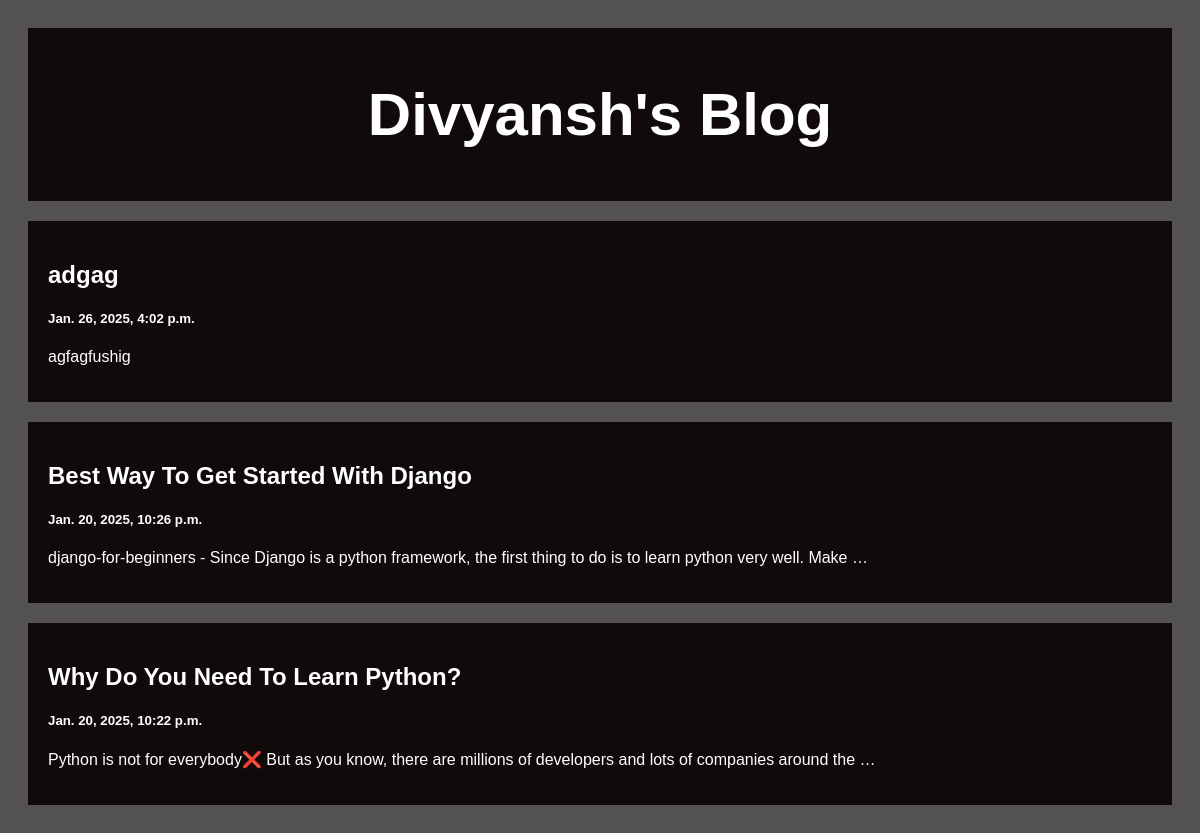
The page / on the database its author committed.
### posts/models.py (models this page shows)
class Post(models.Model):
    title = models.CharField(max_length=100)
    body = models.CharField(max_length=1000000)
    created_at = models.DateTimeField(default=datetime.now, blank=True)
    class Meta:
        verbose_name = "Post"  # Singular form
        verbose_name_plural = "Posts"  # Correct plural form

### posts/views.py (the view)
# urls.py: path('', views.index, name ='index'),
def index(request):
    posts = Post.objects.all()
    return  render(request, 'index.html', {'posts':posts})

### templates/index.html (shortened to what this page needs)
<!DOCTYPE html>
<html>
<head>
</head>
<body>
<div class="header">
  <h2>Divyansh's Blog</h2>
</div>
<div class="row">
  <div class="leftcolumn">
    {% for post in posts reversed %}
    <div class="card">
      <a style="text-decoration: none; color: white;" href="/post/{{post.id}}">
        <h2>{{post.title}}</h2>
        <h5>{{post.created_at}}</h5>
        <p>{{post.body|truncatewords:20}}</p>
      </a>
    </div>
    {% endfor %}
  </div>
</div>
</body>
</html>

### templates/index.html (style rules this page uses)
* { box-sizing: border-box; }
body { font-family: Arial; padding: 20px; background: #545151; }
.header { padding: 2px; font-size: 40px; text-align: center; background: #100a0a; color: white; }
.leftcolumn { float: left; width: 100%; }
.card { background-color: #100a0a; padding: 20px; margin-top: 20px; }
.row:after { content: ""; display: table; clear: both; }

### rows shown on the page
Post: title "adgag", created_at "Jan. 26, 2025, 4:02 p.m.", body "agfagfushig"
Post: title "Best Way To Get Started With Django", created_at "Jan. 20, 2025, 10:26 p.m.", body "django-for-beginners - Since Django is a python framework, the first thing to do is to learn python very well. Make …"
Post: title "Why Do You Need To Learn Python?", created_at "Jan. 20, 2025, 10:22 p.m.", body "Python is not for everybody❌ But as you know, there are millions of developers and lots of companies around the …"
